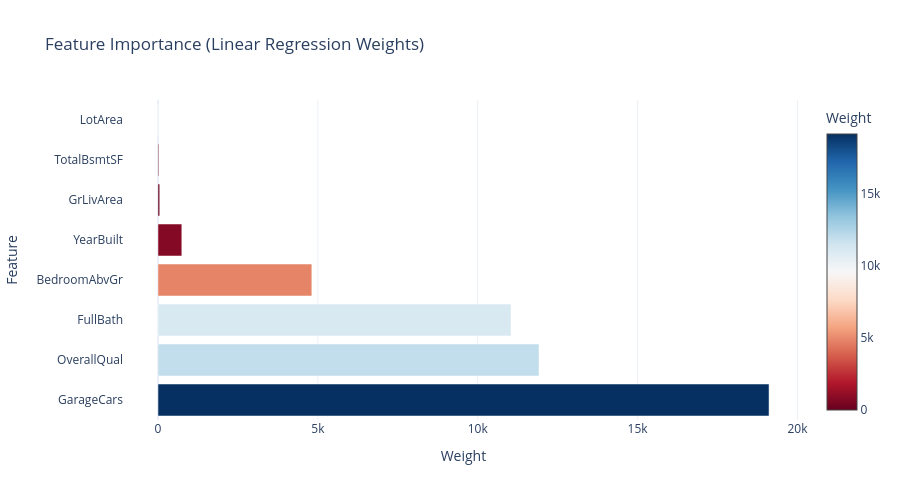

Here is the notebook cell this chart was saved with:
### Code cell
import plotly.graph_objects as go

features = [
    'GarageCars',
    'OverallQual',
    'FullBath',
    'BedroomAbvGr',
    'YearBuilt',
    'GrLivArea',
    'TotalBsmtSF',
    'LotArea'
]

weights = [
    19109.641614,
    11914.688135,
    11040.343046,
    4812.061994,
    746.370978,
    55.410257,
    25.199018,
    -0.159522
]

fig = go.Figure()

fig.add_trace(go.Bar(
    x=weights,
    y=features,
    orientation='h',
    marker=dict(
        color=weights,
        colorscale='RdBu',
        colorbar=dict(title='Weight')
    ),
    name='Feature Weight'
))

fig.update_layout(
    title='Feature Importance (Linear Regression Weights)',
    xaxis_title='Weight',
    yaxis_title='Feature',
    template='plotly_white',
    width=900,
    height=500
)

fig.show()

### Figure 1 — Plotly figure (JSON) as saved in the notebook; plotly's stock layout.template omitted (floating-point values rounded to 4 significant figures)
{"data": [{"marker": {"color": [19110.0, 11910.0, 11040.0, 4812.0, 746.4, 55.41, 25.2, -0.1595], "colorbar": {"title": {"text": "Weight"}}, "colorscale": [[0, "rgb(103,0,31)"], [0.1, "rgb(178,24,43)"], [0.2, "rgb(214,96,77)"], [0.3, "rgb(244,165,130)"], [0.4, "rgb(253,219,199)"], [0.5, "rgb(247,247,247)"], [0.6, "rgb(209,229,240)"], [0.7, "rgb(146,197,222)"], [0.8, "rgb(67,147,195)"], [0.9, "rgb(33,102,172)"], [1, "rgb(5,48,97)"]]}, "name": "Feature Weight", "orientation": "h", "type": "bar", "x": [19110.0, 11910.0, 11040.0, 4812.0, 746.4, 55.41, 25.2, -0.1595], "y": ["GarageCars", "OverallQual", "FullBath", "BedroomAbvGr", "YearBuilt", "GrLivArea", "TotalBsmtSF", "LotArea"]}], "layout": {"height": 500, "title": {"text": "Feature Importance (Linear Regression Weights)"}, "width": 900, "xaxis": {"title": {"text": "Weight"}}, "yaxis": {"title": {"text": "Feature"}}}}
